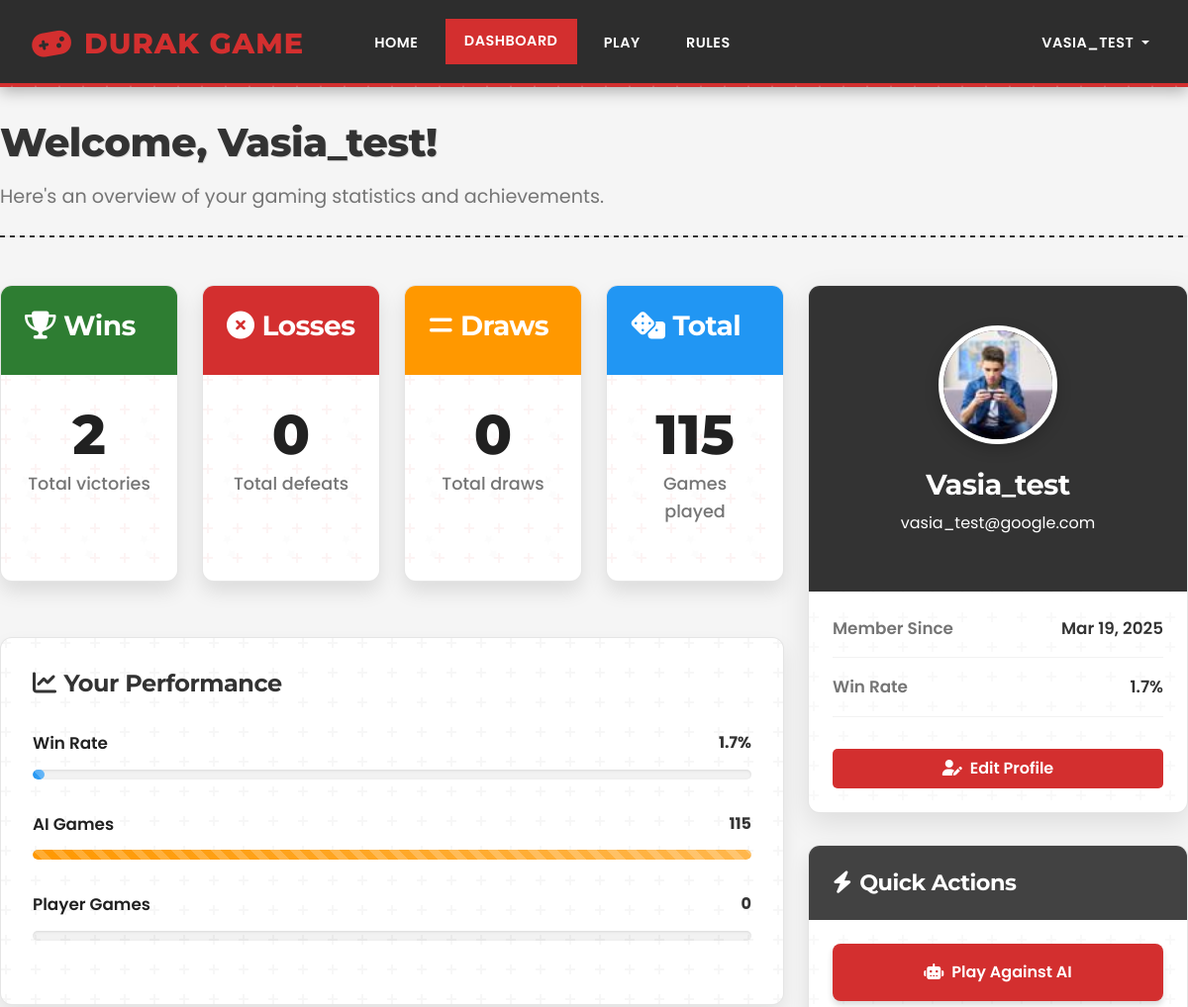
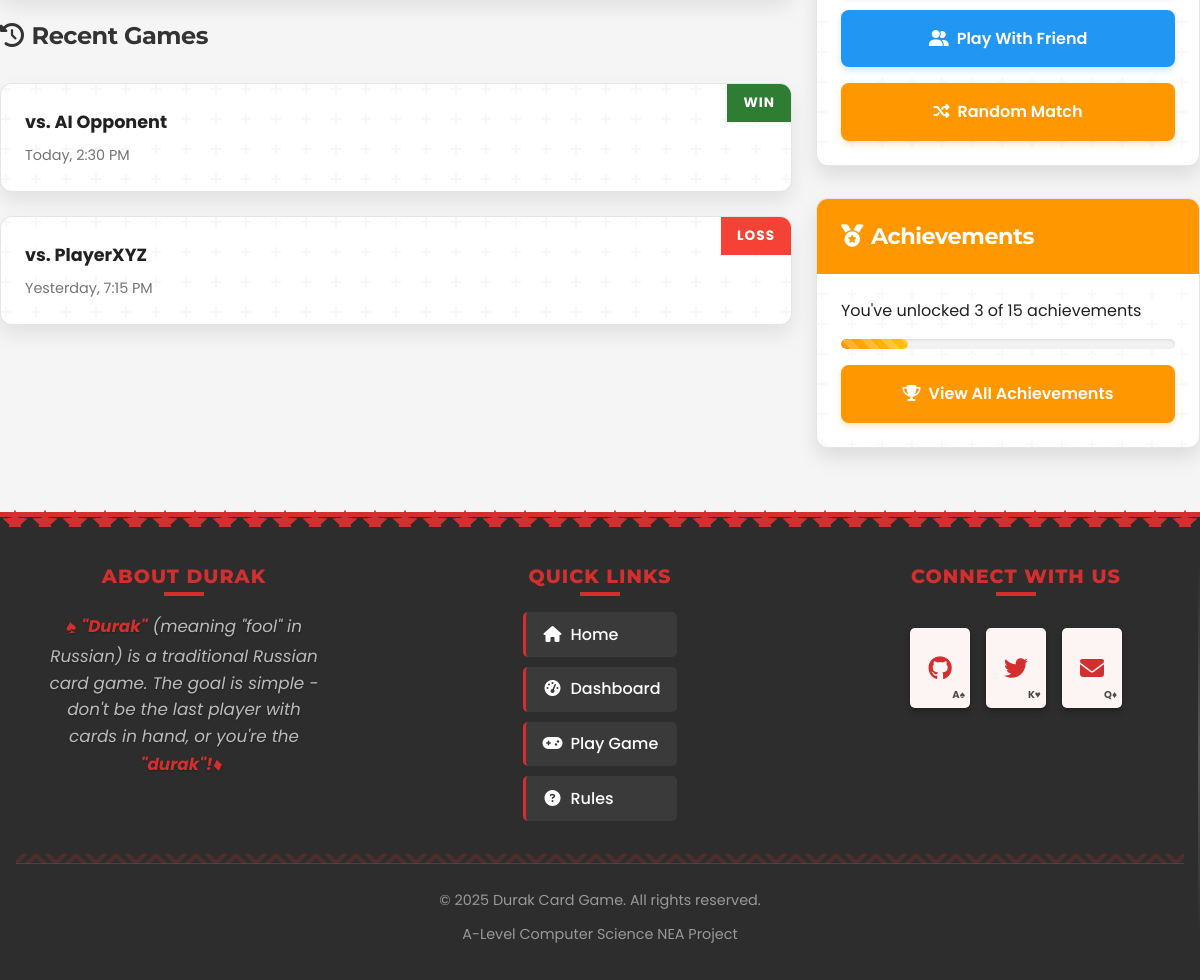
The app's page /dashboard (signed in) with its own data (2 pictures, top to bottom).
### app/models.py (models this page shows, shortened)
class User(db.Model, UserMixin):
    id = db.Column(db.Integer, primary_key=True)
    username = db.Column(db.String(20), unique=True, nullable=False)
    email = db.Column(db.String(120), unique=True, nullable=False)
    password = db.Column(db.String(60), nullable=False)
    image_file = db.Column(db.String(20), nullable=False, default='default.jpg')
    number_of_wins = db.Column(db.Integer, default=0)
    number_of_draws = db.Column(db.Integer, default=0)
    number_of_losses = db.Column(db.Integer, default=0)
    total_games = db.Column(db.Integer, default=0)
    games_against_ai = db.Column(db.Integer, default=0)
    games_against_real_players = db.Column(db.Integer, default=0)
    registration_date = db.Column(db.DateTime, nullable=False, default=datetime.utcnow)
    last_login = db.Column(db.DateTime, nullable=True)

### app/main/routes.py (the view)
@bp.route("/dashboard")
@login_required
def dashboard():
    user_stats = {
        'total_games': current_user.total_games or 0,
        'wins': current_user.number_of_wins or 0,
        'losses': current_user.number_of_losses or 0,
        'draws': current_user.number_of_draws or 0,
        'games_against_ai': current_user.games_against_ai or 0,
        'games_against_real_players': current_user.games_against_real_players or 0
    }
    win_percentage = 0
    if user_stats['total_games'] > 0:
        win_percentage = round((user_stats['wins'] / user_stats['total_games']) * 100, 1)
    return render_template('dashboard.html',
                           title='Dashboard',
                           user_stats=user_stats,
                           win_percentage=win_percentage)

### app/templates/dashboard.html (shortened to what this page needs)
{% extends "base.html" %}
{% block additional_css %}
<link rel="stylesheet" href="{{ url_for('static', filename='css/dashboard.css') }}">
{% endblock %}
{% block body_class %}dashboard-page{% endblock %}
{% block content %}
<div class="dashboard-container container">
    <div class="dashboard-header">
        <h1 class="dashboard-title">Welcome, {{ current_user.username }}!</h1>
        <p class="dashboard-subtitle">Here's an overview of your gaming statistics and achievements.</p>
    </div>
    <div class="row">
        <div class="col-lg-8">
            <div class="row">
                <div class="col-md-6 col-xl-3 mb-4">
                    <div class="stat-card wins">
                        <div class="card-header" data-symbol="">
                            <h3><i class="fas fa-trophy me-2"></i>Wins</h3>
                        </div>
                        <div class="card-body">
                            <div class="stat-value">{{ user_stats.wins }}</div>
                            <div class="stat-label">Total victories</div>
                        </div>
                    </div>
                </div>
                <div class="col-md-6 col-xl-3 mb-4">
                    <div class="stat-card losses">
                        <div class="card-header" data-symbol="">
                            <h3><i class="fas fa-times-circle me-2"></i>Losses</h3>
                        </div>
                        <div class="card-body">
                            <div class="stat-value">{{ user_stats.losses }}</div>
                            <div class="stat-label">Total defeats</div>
                        </div>
                    </div>
                </div>
                <div class="col-md-6 col-xl-3 mb-4">
                    <div class="stat-card draws">
                        <div class="card-header" data-symbol="">
                            <h3><i class="fas fa-equals me-2"></i>Draws</h3>
                        </div>
                        <div class="card-body">
                            <div class="stat-value">{{ user_stats.draws }}</div>
                            <div class="stat-label">Total draws</div>
                        </div>
                    </div>
                </div>
                <div class="col-md-6 col-xl-3 mb-4">
                    <div class="stat-card total">
                        <div class="card-header" data-symbol="">
                            <h3><i class="fas fa-dice me-2"></i>Total</h3>
                        </div>
                        <div class="card-body">
                            <div class="stat-value">{{ user_stats.total_games }}</div>
                            <div class="stat-label">Games played</div>
                        </div>
                    </div>
                </div>
            </div>
            <div class="progress-section">
                <h2 class="progress-title"><i class="fas fa-chart-line me-2"></i>Your Performance</h2>
                <div class="progress-item">
                    <div class="progress-header">
                        <span class="progress-label">Win Rate</span>
                        <span class="progress-value">{{ win_percentage }}%</span>
                    </div>
                    <div class="progress-bar">
                        <div class="progress-fill" style="width: {{ win_percentage }}%"></div>
                    </div>
                </div>
                <div class="progress-item">
                    <div class="progress-header">
                        <span class="progress-label">AI Games</span>
                        <span class="progress-value">{{ user_stats.games_against_ai }}</span>
                    </div>
                    <div class="progress-bar">
                        <div class="progress-fill" style="width: {{ (user_stats.games_against_ai / user_stats.total_games * 100) if user_stats.total_games > 0 else 0 }}%"></div>
                    </div>
                </div>
                <div class="progress-item">
                    <div class="progress-header">
                        <span class="progress-label">Player Games</span>
                        <span class="progress-value">{{ user_stats.games_against_real_players }}</span>
                    </div>
                    <div class="progress-bar">
                    </div>
                </div>
            </div>
            <div class="mt-4">
                <h2 class="progress-title"><i class="fas fa-history me-2"></i>Recent Games</h2>
                {% if user_stats.total_games > 0 %}
                    <div class="game-card">
                        <div class="game-result win">Win</div>
                        <div class="game-info">
                            <div class="game-opponent">vs. AI Opponent</div>
                            <div class="game-date">Today, 2:30 PM</div>
                        </div>
                    </div>
                    <div class="game-card">
                        <div class="game-result loss">Loss</div>
                        <div class="game-info">
                            <div class="game-opponent">vs. PlayerXYZ</div>
                            <div class="game-date">Yesterday, 7:15 PM</div>
                        </div>
                    </div>
                {% else %}
                    <div class="alert alert-info">
                        You haven't played any games yet. Start playing to see your game history!
                    </div>
                {% endif %}
            </div>
        </div>
        <div class="col-lg-4">
        <div class="profile-card">
            <div class="profile-header">
                <img src="{{ url_for('static', filename='img/' + current_user.image_file) }}" alt="Profile Picture" class="profile-img">
                <h2 class="profile-name">{{ current_user.username }}</h2>
                <p>{{ current_user.email }}</p>
            </div>
            <div class="profile-info">
                <div class="profile-stat">
                    <span class="profile-stat-label">Member Since</span>
                    <span class="profile-stat-value">{{ current_user.registration_date.strftime('%b %d, %Y') }}</span>
                </div>
                <div class="profile-stat">
                    <span class="profile-stat-label">Win Rate</span>
                    <span class="profile-stat-value">{{ win_percentage }}%</span>
                </div>
                <a href="{{ url_for('main.profile') }}" class="btn btn-primary w-100 mt-3" style="cursor: pointer; pointer-events: auto; z-index: 100; position: relative;">
                    <i class="fas fa-user-edit me-2"></i>Edit Profile
                </a>
            </div>
        </div>
            <div class="action-card">
                <div class="action-card-header">
                    <h3><i class="fas fa-bolt me-2"></i>Quick Actions</h3>
                </div>
                <div class="action-card-body">
                    <a href="{{ url_for('game.play_with_ai') }}" class="action-btn primary">
                        <i class="fas fa-robot me-2"></i>Play Against AI
                    </a>
                    <a href="{{ url_for('game.play_with_friend') }}" class="action-btn primary">
                        <i class="fas fa-user-friends me-2"></i>Play With Friend
                    </a>
                    <a href="{{ url_for('game.random_match') }}" class="action-btn secondary">
                        <i class="fas fa-random me-2"></i>Random Match
                    </a>
                </div>
            </div>
            <div class="action-card">
                <div class="action-card-header" style="background-color: #ff9800;">
                    <h3><i class="fas fa-medal me-2"></i>Achievements</h3>
                </div>
                <div class="action-card-body">
                    <p>You've unlocked 3 of 15 achievements</p>
                    <div class="progress-bar mb-3">
                        <div class="progress-fill" style="width: 20%; background: linear-gradient(90deg, #ff9800 0%, #ffc107 100%);">
                        </div>
                    </div>
                    <a href="#" class="action-btn secondary">
                        <i class="fas fa-trophy me-2"></i>View All Achievements
                    </a>
                </div>
            </div>
        </div>
    </div>
</div>
{% endblock %}

### app/templates/base.html (shortened to what this page needs)
<!DOCTYPE html>
<html lang="en">
<head>
    <link href="https://cdn.jsdelivr.net/npm/bootstrap@5.3.0/dist/css/bootstrap.min.css" rel="stylesheet">
    <link rel="stylesheet" href="https://cdnjs.cloudflare.com/ajax/libs/font-awesome/6.4.0/css/all.min.css">
    <link rel="stylesheet" href="{{ url_for('static', filename='css/styles.css') }}">
    <link rel="stylesheet" href="{{ url_for('static', filename='css/bootstrap-custom.css') }}">
    <link rel="stylesheet" href="{{ url_for('static', filename='css/navbar.css') }}">
    <link rel="stylesheet" href="{{ url_for('static', filename='css/footer.css') }}">
    {% block additional_css %}{% endblock %}
</head>
<body class="{% block body_class %}{% endblock %}">
    {% include 'includes/header.html' %}
    <main>
        {% block content %}{% endblock %}
    </main>
    {% include 'includes/footer.html' %}
</body>
</html>

### app/templates/includes/header.html (shortened to what this page needs)
<header class="site-header">
    <nav class="navbar navbar-expand-lg">
        <div class="container">
            <a class="navbar-brand" href="{{ url_for('main.home') }}">
                <i class="fas fa-gamepad"></i>Durak Game
            </a>
            <div class="collapse navbar-collapse" id="navbarNav">
                <ul class="navbar-nav me-auto">
                    <li class="nav-item">
                        <a class="nav-link {% if request.endpoint == 'main.home' %}active{% endif %}" href="{{ url_for('main.home') }}">Home</a>
                    </li>
                    {% if current_user.is_authenticated %}
                    <li class="nav-item">
                        <a class="nav-link {% if request.endpoint == 'main.dashboard' %}active{% endif %}" href="{{ url_for('main.dashboard') }}">Dashboard</a>
                    </li>
                    <li class="nav-item">
                        <a class="nav-link {% if request.endpoint == 'game.index' %}active{% endif %}" href="{{ url_for('game.index') }}">Play</a>
                    </li>
                    {% endif %}
                    <li class="nav-item">
                        <a class="nav-link {% if request.endpoint == 'main.rules' %}active{% endif %}" href="{{ url_for('main.rules') }}">Rules</a>
                    </li>
                </ul>
                <ul class="navbar-nav">
                    {% if current_user.is_authenticated %}
                    <li class="nav-item dropdown">
                        <a class="nav-link dropdown-toggle" href="#" role="button" data-bs-toggle="dropdown" aria-expanded="false">
                            {{ current_user.username }}
                        </a>
                    </li>
                    {% endif %}
                </ul>
            </div>
        </div>
    </nav>
</header>

### app/templates/includes/footer.html
<footer class="footer">
    <div class="container">
        <div class="row">
            <div class="col-md-4">
                <div class="footer-section">
                    <h5>About Durak</h5>
                    <div class="about-section">
                        <p class="about-text"><span class="card-accent">♠</span><strong>"Durak"</strong> (meaning "fool" in Russian) is a traditional Russian card game. The goal is simple - don't be the last player with cards in hand, or you're the <strong>"durak"!</strong><span class="card-accent">♦</span></p>
                    </div>
                </div>
            </div>
            <div class="col-md-4">
                <div class="footer-section">
                    <h5>Quick Links</h5>
                    <ul class="footer-links">
                        <li><a href="{{ url_for('main.home') }}"><i class="fas fa-home"></i>Home</a></li>
                        {% if current_user.is_authenticated %}
                        <li><a href="{{ url_for('main.dashboard') }}"><i class="fas fa-tachometer-alt"></i>Dashboard</a></li>
                        <li><a href="{{ url_for('game.index') }}"><i class="fas fa-gamepad"></i>Play Game</a></li>
                        {% else %}
                        <li><a href="{{ url_for('auth.login') }}"><i class="fas fa-sign-in-alt"></i>Login</a></li>
                        <li><a href="{{ url_for('auth.register') }}"><i class="fas fa-user-plus"></i>Register</a></li>
                        {% endif %}
                        <li><a href="{{ url_for('main.rules') }}"><i class="fas fa-question-circle"></i>Rules</a></li>
                    </ul>
                </div>
            </div>
            <div class="col-md-4">
                <div class="footer-section">
                    <h5>Connect With Us</h5>
                    <div class="social-links">
                        <a href="https://github.com/VasylFId/-durak-card-game-" title="GitHub"><i class="fab fa-github"></i></a>
                        <a href="#" title="Twitter"><i class="fab fa-twitter"></i></a>
                        <a href="#" title="Email"><i class="fas fa-envelope"></i></a>
                    </div>
                </div>
            </div>
        </div>
        <div class="footer-bottom">
            <p>&copy; 2025 Durak Card Game. All rights reserved.</p>
            <p>A-Level Computer Science NEA Project</p>
        </div>
    </div>
</footer>

### records on screen
User: username "VASIA_TEST", username "Vasia_test", image_file (picture), email "vasia_test@google.com", registration_date "Mar 19, 2025"

### other values on screen
{{ user_stats.wins }} "2"
{{ user_stats.losses }} "0"
{{ user_stats.draws }} "0"
{{ user_stats.total_games }} "115"
{{ win_percentage }} "1.7"
{{ user_stats.games_against_ai }} "115"
{{ user_stats.games_against_real_players }} "0"
